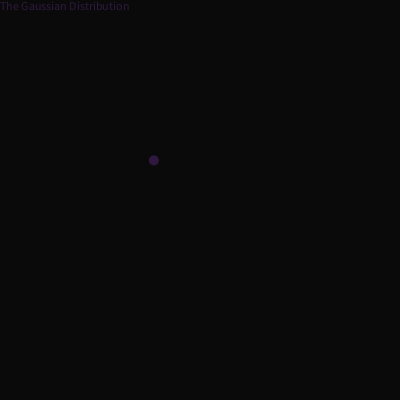
Frame 1 (no input)
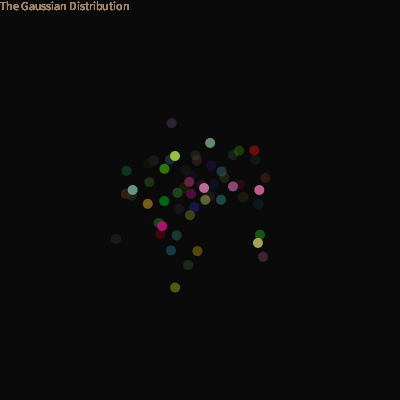
Frame 60 (the mouse pressed at the canvas centre just before this capture)
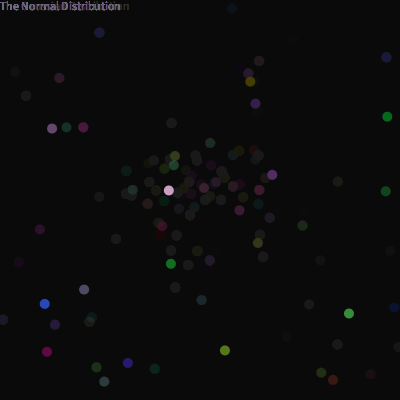
Frame 120 (the mouse held since frame 60 and released just before this capture)

The Processing sketch that drew these frames (run headless with seeded random() and noise(); from frame 60 on, the mouse is pressed at the canvas centre):

// Processing sketch: Gauss_VS_Normal
// ── Gauss_VS_Normal.pde
import java.util.Random;
Random Generator;
boolean MouseToggle = true;

void setup() {
  size(400, 400);
  smooth();
  noStroke();
  Generator = new Random();
  background(10);
}

void draw() {
  if (MouseToggle) {
    fill(random(255), random(255), random(255), random(255));
    float x = (float) Generator.nextGaussian();
    float y = (float) Generator.nextGaussian();
    float mean = width/2;
    float sd = 40;
    x = mean + x*sd;
    y = mean + y*sd;
    text("The Gaussian Distribution", 0, 10);
    ellipse(x, y, 10, 10);
    fill(0, 5);
    rect(0, 0, width, height);
  } else {
    fill(random(255), random(255), random(255), random(255));
    float x = random(width);
    float y = random(height);
    text("The Normal Distribution", 0, 10);
    ellipse(x, y, 10, 10);
    fill(0, 5);
    rect(0, 0, width, height);
  }
}

void mousePressed() {
  MouseToggle = !MouseToggle;
  background(0);
}
